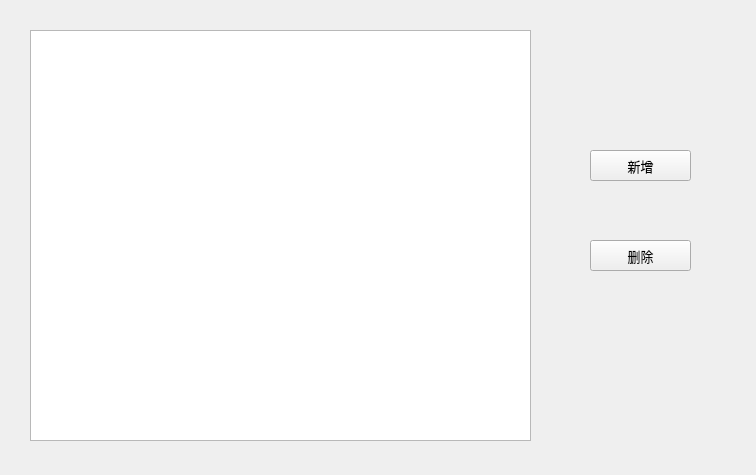
<?xml version="1.0" encoding="UTF-8"?>
<ui version="4.0">
 <class>zzzmanager</class>
 <widget class="QWidget" name="zzzmanager">
  <property name="geometry">
   <rect>
    <x>0</x>
    <y>0</y>
    <width>756</width>
    <height>475</height>
   </rect>
  </property>
  <property name="windowTitle">
   <string>Form</string>
  </property>
  <widget class="QTableView" name="tableView">
   <property name="geometry">
    <rect>
     <x>30</x>
     <y>30</y>
     <width>501</width>
     <height>411</height>
    </rect>
   </property>
  </widget>
  <widget class="QPushButton" name="pushButton">
   <property name="geometry">
    <rect>
     <x>590</x>
     <y>150</y>
     <width>101</width>
     <height>31</height>
    </rect>
   </property>
   <property name="font">
    <font>
     <pointsize>10</pointsize>
    </font>
   </property>
   <property name="text">
    <string>新增</string>
   </property>
  </widget>
  <widget class="QPushButton" name="pushButton_2">
   <property name="geometry">
    <rect>
     <x>590</x>
     <y>240</y>
     <width>101</width>
     <height>31</height>
    </rect>
   </property>
   <property name="font">
    <font>
     <pointsize>10</pointsize>
    </font>
   </property>
   <property name="text">
    <string>删除</string>
   </property>
  </widget>
 </widget>
 <resources/>
 <connections/>
</ui>
